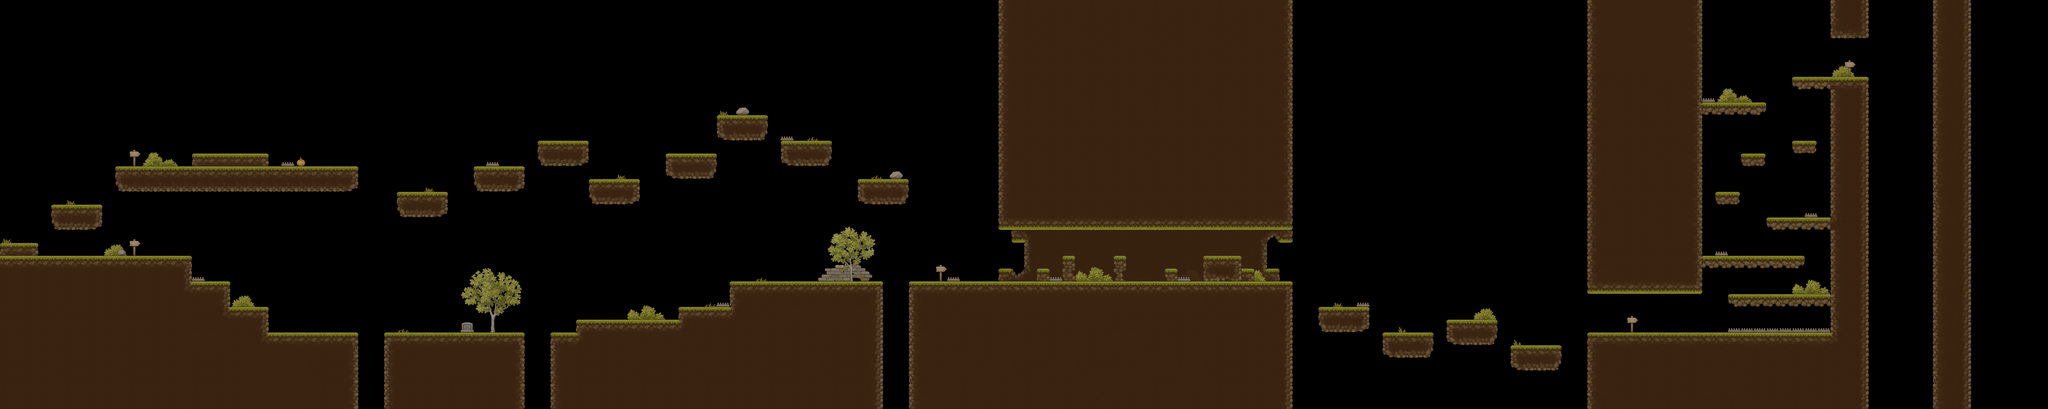

The image is a tile-based game level rendered from a .tmx file. Its description and source (layers, tilesets, objects; grid data summarised) follow:
An orthogonal 160x32 tile map with 32x32 px tiles, 3 tile layers (Слой тайлов 1, прозрачный, Слой тайлов 2), 4 tilesets and 64 objects.

<map version="1.10" tiledversion="1.11.2" orientation="orthogonal" renderorder="right-down" width="160" height="32" tilewidth="32" tileheight="32" infinite="0" nextlayerid="6" nextobjectid="80">
 <tileset firstgid="1" source="TX Tileset Ground.tsx" />
 <tileset firstgid="257" source="TX Tileset Ground.tsx" />
 <tileset firstgid="513" source="TX Village Props.tsx" />
 <tileset firstgid="1537" source="TX Village Props.tsx" />
 <layer id="2" name="Слой тайлов 1" width="160" height="32">
  <data>[5120 cells, 114 non-empty, 59 distinct tile ids]</data>
 </layer>
 <layer id="4" name="прозрачный" width="160" height="32" opacity="0.95">
  <data>[5120 cells, 94 non-empty, 8 distinct tile ids]</data>
 </layer>
 <layer id="1" name="Слой тайлов 2" width="160" height="32">
  <data>[5120 cells, 2046 non-empty, 79 distinct tile ids]</data>
 </layer>
 <objectgroup id="3" name="Слой объектов 1">
  <object id="1" x="288" y="416" width="608" height="64" />
  <object id="2" x="128" y="512" width="128" height="64" />
  <object id="3" x="0" y="608" width="96" height="416" />
  <object id="4" x="96" y="640" width="384" height="384" />
  <object id="5" x="480" y="704" width="96" height="320" />
  <object id="6" x="576" y="832" width="320" height="192" />
  <object id="7" x="960" y="832" width="352" height="192" />
  <object id="8" x="992" y="480" width="128" height="64" />
  <object id="9" x="1184" y="416" width="128" height="64" />
  <object id="10" x="1344" y="352" width="128" height="64" />
  <object id="11" x="1472" y="448" width="128" height="64" />
  <object id="12" x="1664" y="384" width="128" height="64" />
  <object id="13" x="1792" y="288" width="128" height="64" />
  <object id="14" x="1952" y="352" width="128" height="64" />
  <object id="15" x="1376" y="832" width="832" height="192" />
  <object id="16" x="1440" y="800" width="768" height="32" />
  <object id="17" x="1696" y="768" width="512" height="32" />
  <object id="18" x="1824" y="704" width="384" height="64" />
  <object id="19" x="2144" y="448" width="128" height="64" />
  <object id="20" x="576" y="768" width="96" height="64" />
  <object id="21" x="480" y="384" width="192" height="32" />
  <object id="22" x="2272" y="704" width="224" height="320" />
  <object id="23" x="2496" y="704" width="320" height="320" />
  <object id="24" x="2816" y="704" width="416" height="320" />
  <object id="25" x="3014.67" y="656" width="80" height="38.6667" />
  <object id="26" x="3008" y="640" width="96" height="64" />
  <object id="27" x="2912" y="672" width="32" height="32" />
  <object id="28" x="2784" y="640" width="32" height="64" />
  <object id="29" x="2656" y="640" width="32" height="64" />
  <object id="30" x="2592" y="672" width="32" height="32" />
  <object id="31" x="2496" y="0" width="736" height="576" />
  <object id="32" x="3296" y="768" width="128" height="64" />
  <object id="33" x="3456" y="832" width="128" height="64" />
  <object id="34" x="3616" y="800" width="128" height="64" />
  <object id="35" x="3776" y="864" width="128" height="64" />
  <object id="36" x="3968" y="0" width="288" height="736" />
  <object id="37" x="4288" y="480" width="64" height="32" />
  <object id="38" x="4416" y="544" width="160" height="32" />
  <object id="39" x="4256" y="640" width="256" height="32" />
  <object id="40" x="4320" y="736" width="256" height="32" />
  <object id="42" x="3968" y="832" width="608" height="192" />
  <object id="43" x="4352" y="384" width="64" height="32" />
  <object id="44" x="4480" y="352" width="64" height="32" />
  <object id="45" x="4256" y="256" width="160" height="32" />
  <object id="46" x="4576" y="192" width="96" height="832" />
  <object id="47" x="4480" y="192" width="96" height="32" />
  <object id="48" x="4576" y="0" width="96" height="96" />
  <object id="49" x="4832" y="0" width="96" height="1024" />
  <object id="78" x="3104" y="672" width="32" height="32" />
 </objectgroup>
 <objectgroup id="5" name="Шип">
  <object id="63" x="482.5" y="692.5" width="25" height="10.5" />
  <object id="64" x="707.5" y="404.5" width="25" height="12.5" />
  <object id="65" x="1217.5" y="404.5" width="25" height="13.5" />
  <object id="66" x="1946" y="339" width="32" height="15.5" />
  <object id="67" x="2374" y="692.5" width="19.5" height="12" />
  <object id="68" x="1800.67" y="756" />
  <object id="69" x="1800.67" y="756" width="16.6667" height="10.6667" />
  <object id="70" x="1796" y="755.333" width="28.6667" height="12" />
  <object id="71" x="2940" y="691" width="34.5" height="13" />
  <object id="72" x="2616" y="694" width="46" height="10" />
  <object id="73" x="3397" y="756.5" width="20.5" height="12" />
  <object id="74" x="4325" y="820.5" width="262" height="21.5" />
  <object id="75" x="4294.5" y="628.5" width="20.5" height="10.5" />
  <object id="76" x="4515.5" y="531" width="23" height="12.5" />
  <object id="77" x="4254.5" y="242.5" width="28" height="15" />
 </objectgroup>
</map>
